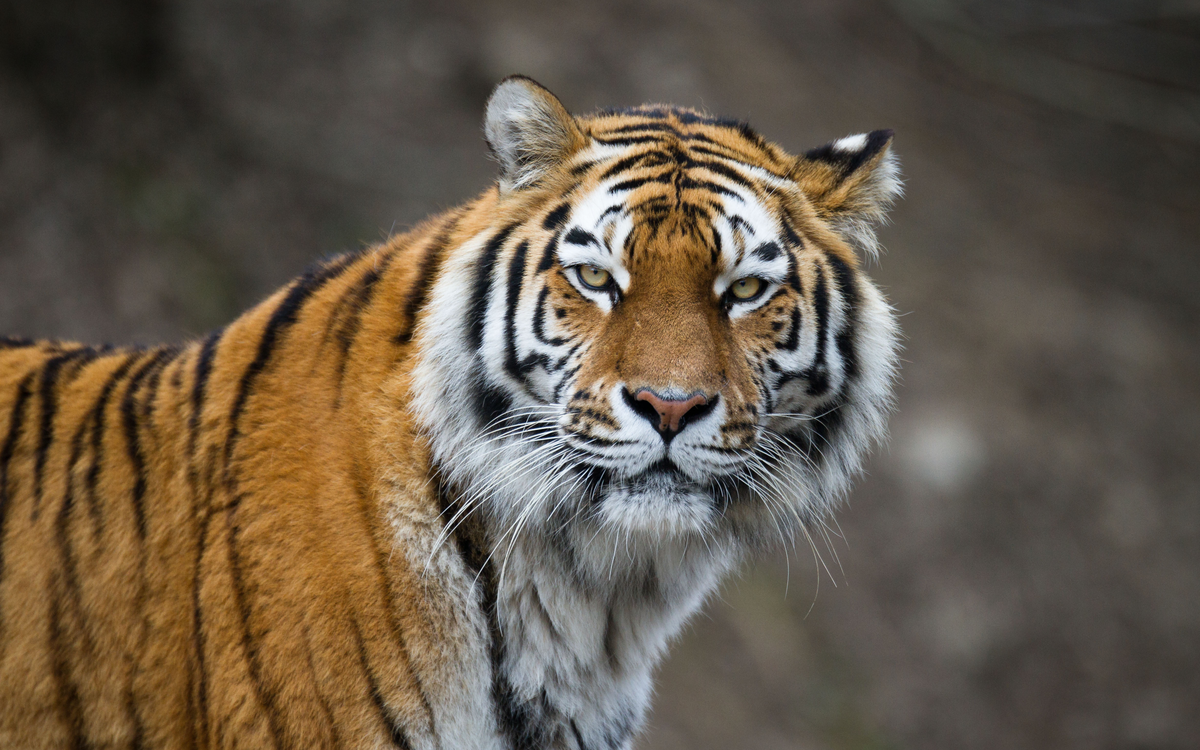
#> input picture 2.1 Цифровое изображение. Чтение, запись, работа с пикселями/tiger-color.png, 1200 x 750 px, found by its file name
$ jupyter execute 'Преобразование Фурье.ipynb'
#> lines starting #> are read from the running program, lines starting #| are printed output that depends on the picture
[cell 1]
from skimage.io import imread, imshow, imsave

[cell 2]
img = imread('tiger-color.png')
#> img is the input picture: shape (750, 1200, 3); mean R, G, B 100.3, 88.3, 73.4

[cell 3]
imshow(img);

[cell 4]
img.shape
#> Out = (750, 1200, 3)

[cell 5]
import scipy.fftpack as fp

[cell 6]
from skimage.color import rgb2gray

[cell 7]
from skimage import img_as_float

[cell 8]
freq_img = fp.fft2(rgb2gray(img))

[cell 9]
#freq_img = fp.fft2(img)

[cell 10]
freq_img.min(), freq_img.max(), freq_img.shape

[cell 11]
import numpy as np

[cell 12]
freq = np.log(1 + np.abs(fp.fftshift(freq_img)))
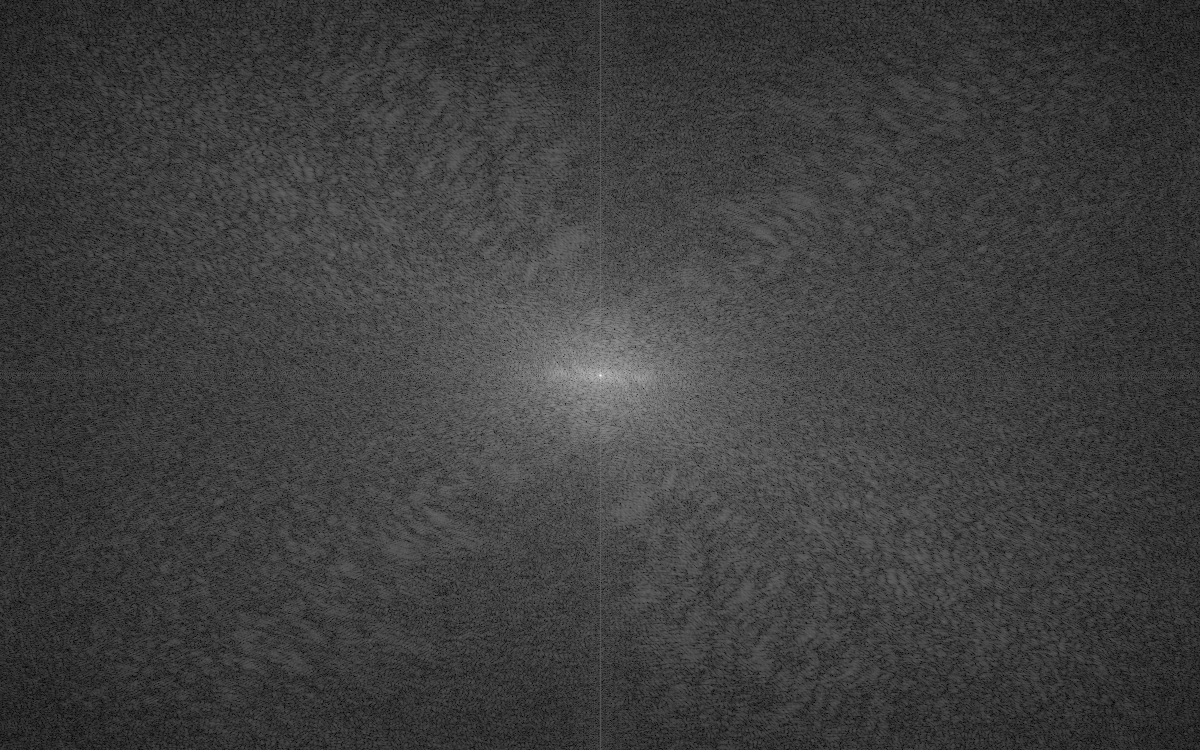
#> freq: shape (750, 1200) float64; min 0.0699, max 12.67, mean 3.17; drawn with min black and max white

[cell 13]
freq.shape, freq.min(), freq.max(), freq.dtype

[cell 14]
imshow(freq)

[cell 15]
imsave('tiger-color-freq.png', freq)

[cell 16]
imshow(freq, cmap='gray')

[cell 17]
r, g, b = np.dsplit(img, 3)
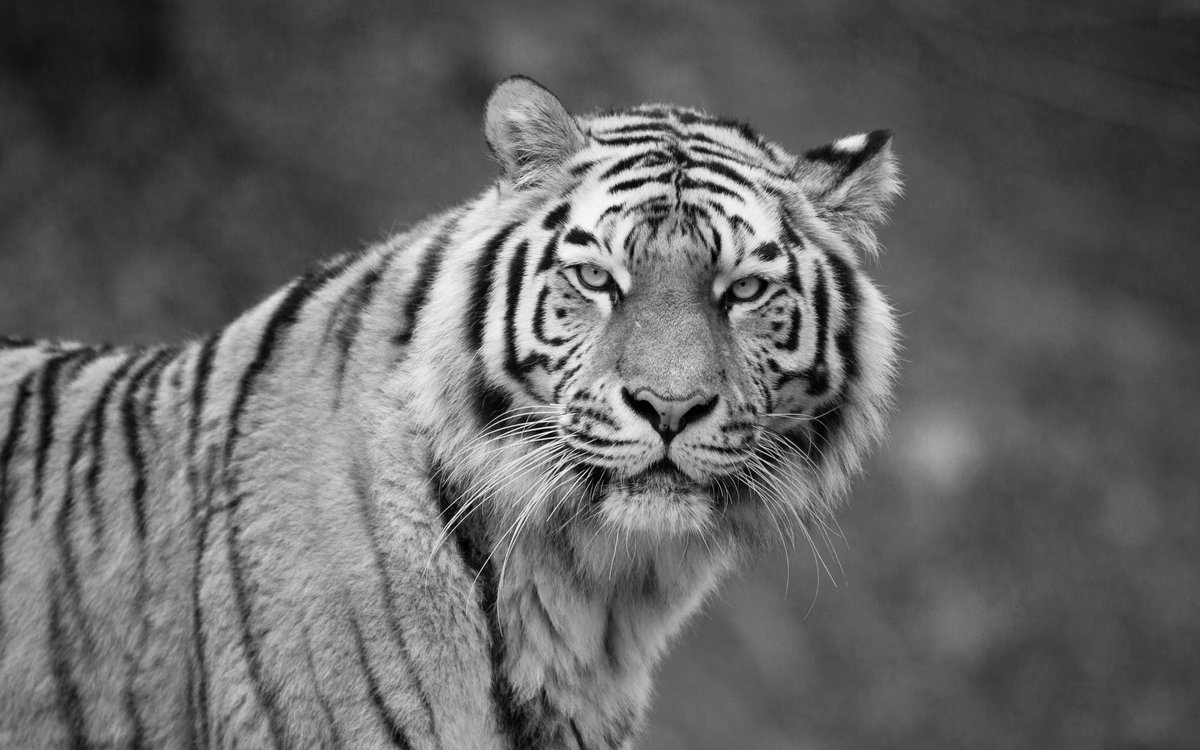
#> r: shape (750, 1200, 1); min 0, max 255, mean 100.3
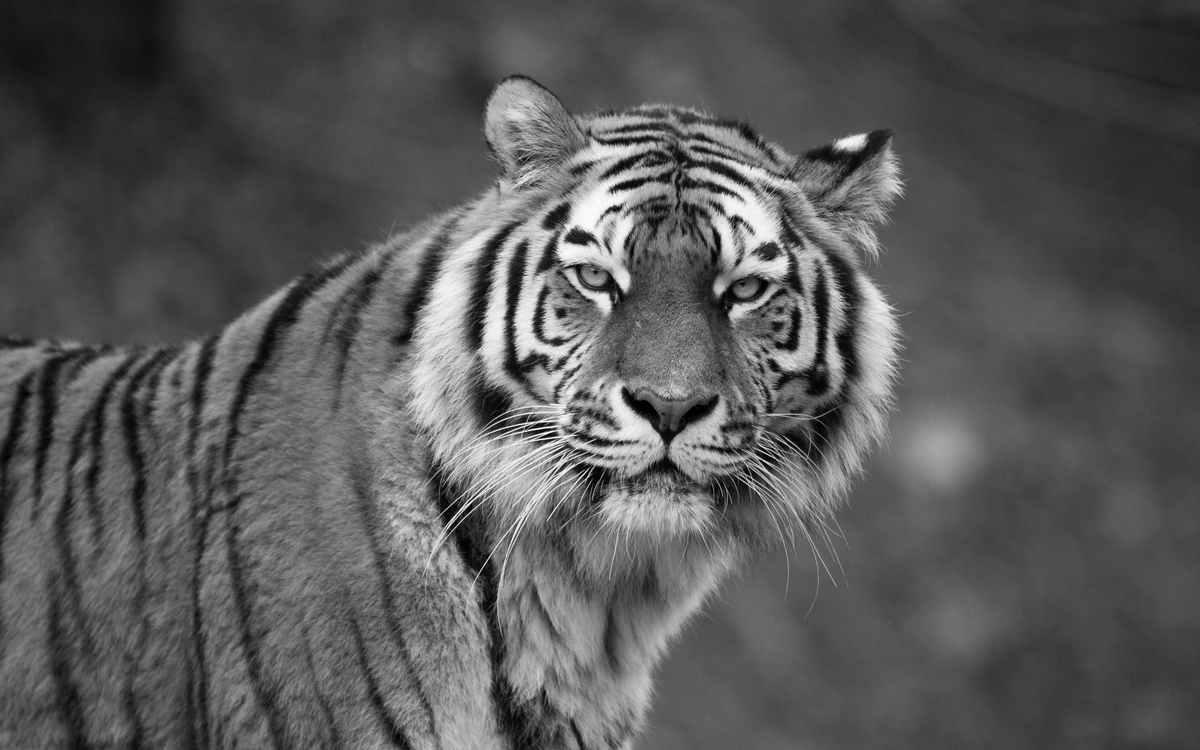
#> g: shape (750, 1200, 1); min 0, max 255, mean 88.3
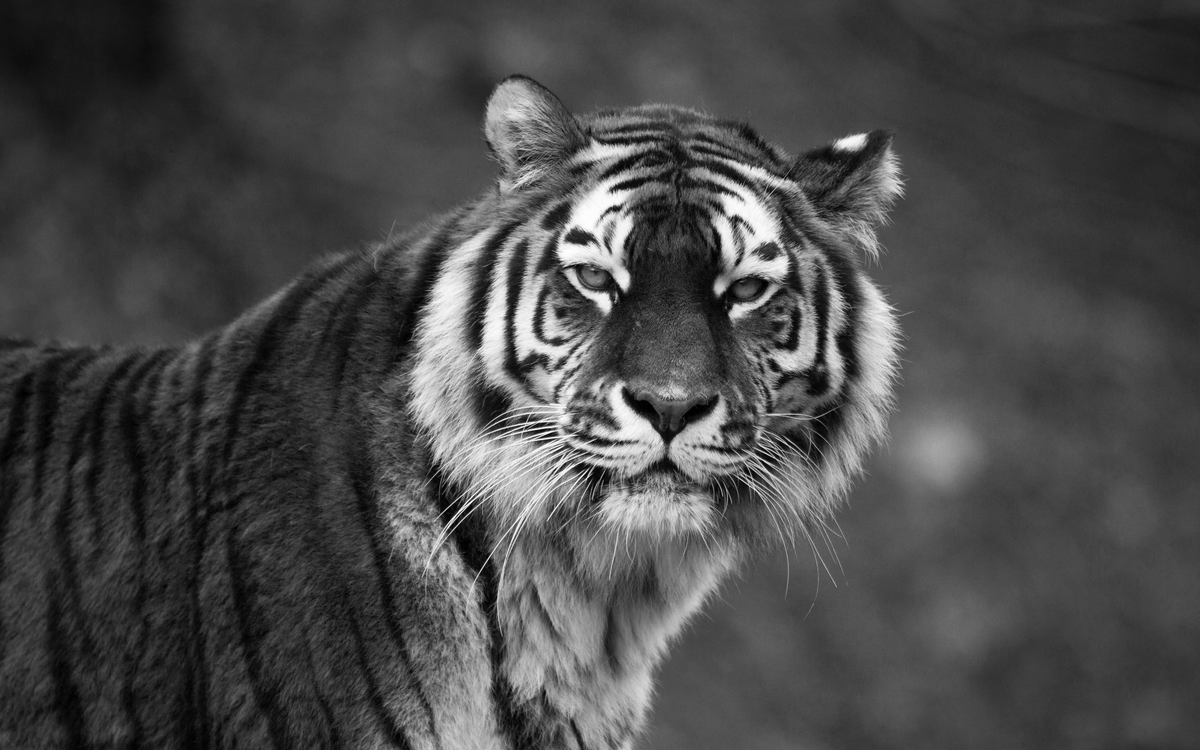
#> b: shape (750, 1200, 1); min 0, max 255, mean 73.4

[cell 18]
y = 0.2126 * r + 0.7152 * g + 0.0722 * b

[cell 19]
freq_img_y = fp.fft2(y)

[cell 20]
freq_y = np.log(1 + np.abs(fp.fftshift(freq_img_y)))
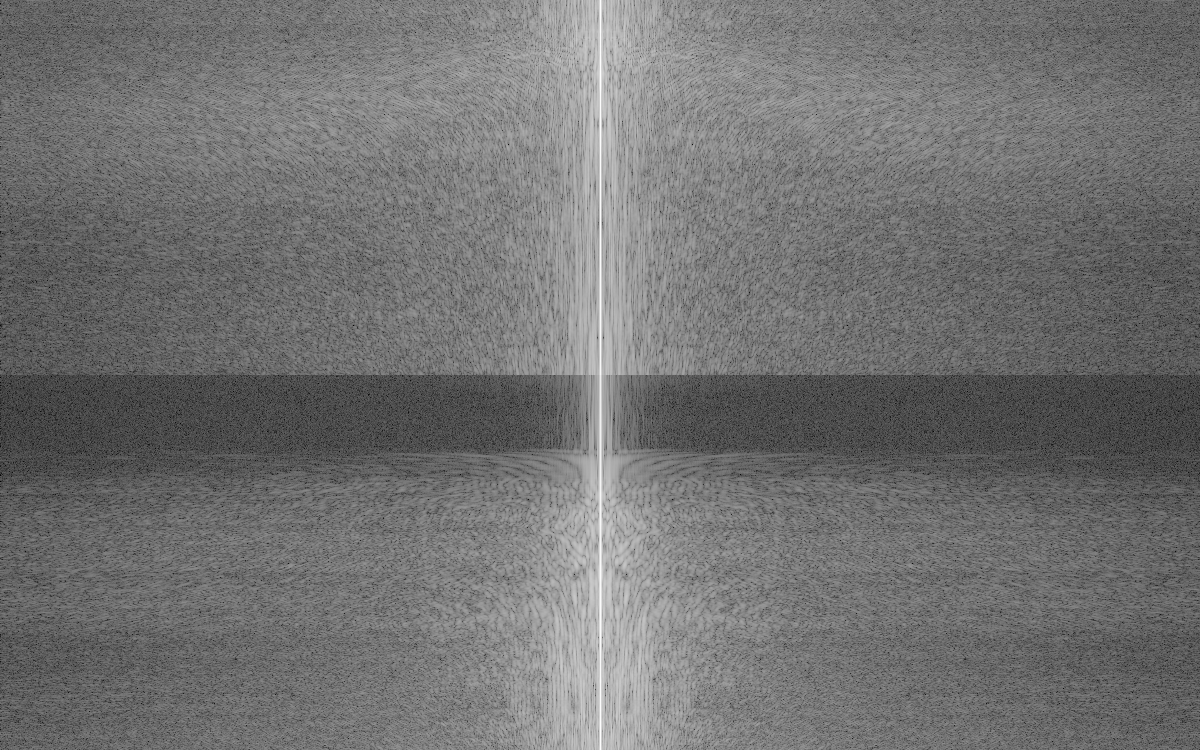
#> freq_y: shape (750, 1200, 1) float64; min 0.138, max 11.82, mean 5.38; drawn with min black and max white

$ run again, with 2.1 Цифровое изображение. Чтение, запись, работа с пикселями/tiger-pink.png copied over 2.1 Цифровое изображение. Чтение, запись, работа с пикселями/tiger-color.png
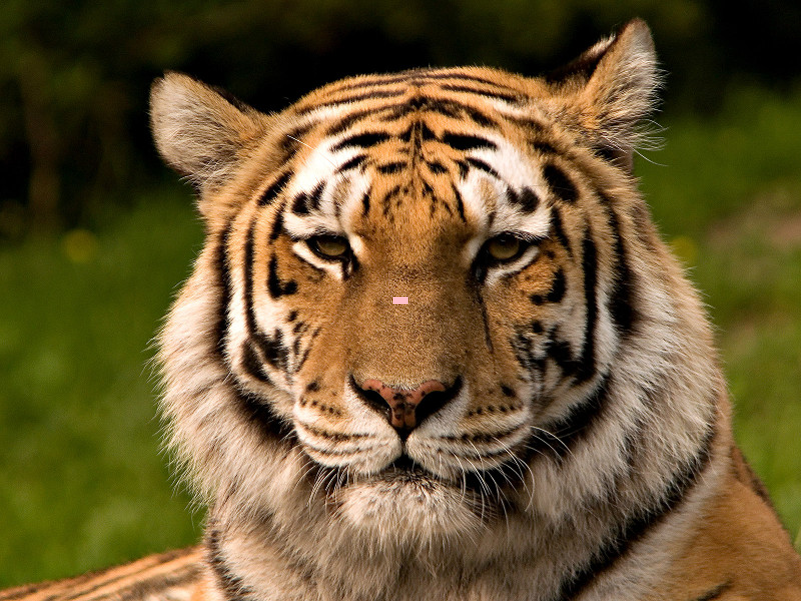
#> input picture 2.1 Цифровое изображение. Чтение, запись, работа с пикселями/tiger-pink.png, 801 x 601 px, found by its file name
#> img is the input picture: shape (601, 801, 3); mean R, G, B 106.8, 88.4, 50.2
#> `r, g, b = np.dsplit(img, 3)`:
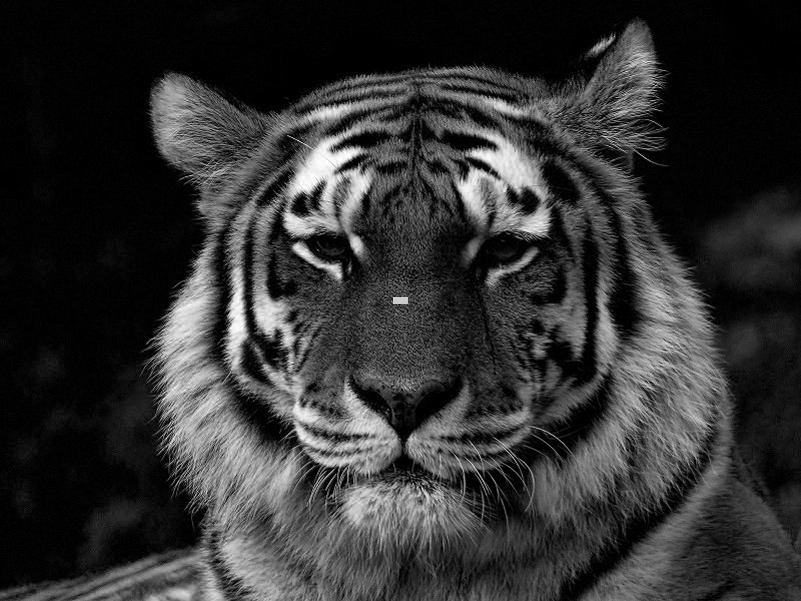
#> b: shape (601, 801, 1); min 0, max 255, mean 50.2
#> `freq_y = np.log(1 + np.abs(fp.fftshift(freq_img_y)))`:
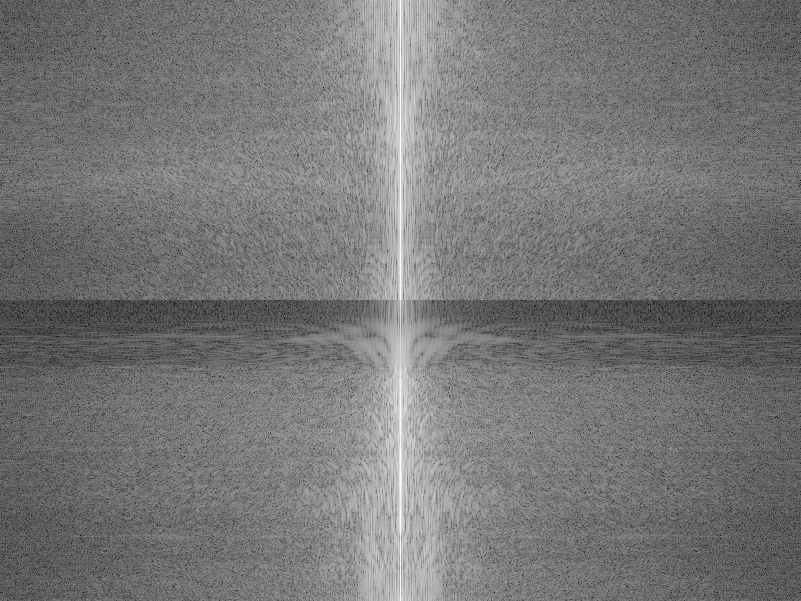
#> freq_y: shape (601, 801, 1) float64; min 0.367, max 11.49, mean 5.56; drawn with min black and max white
